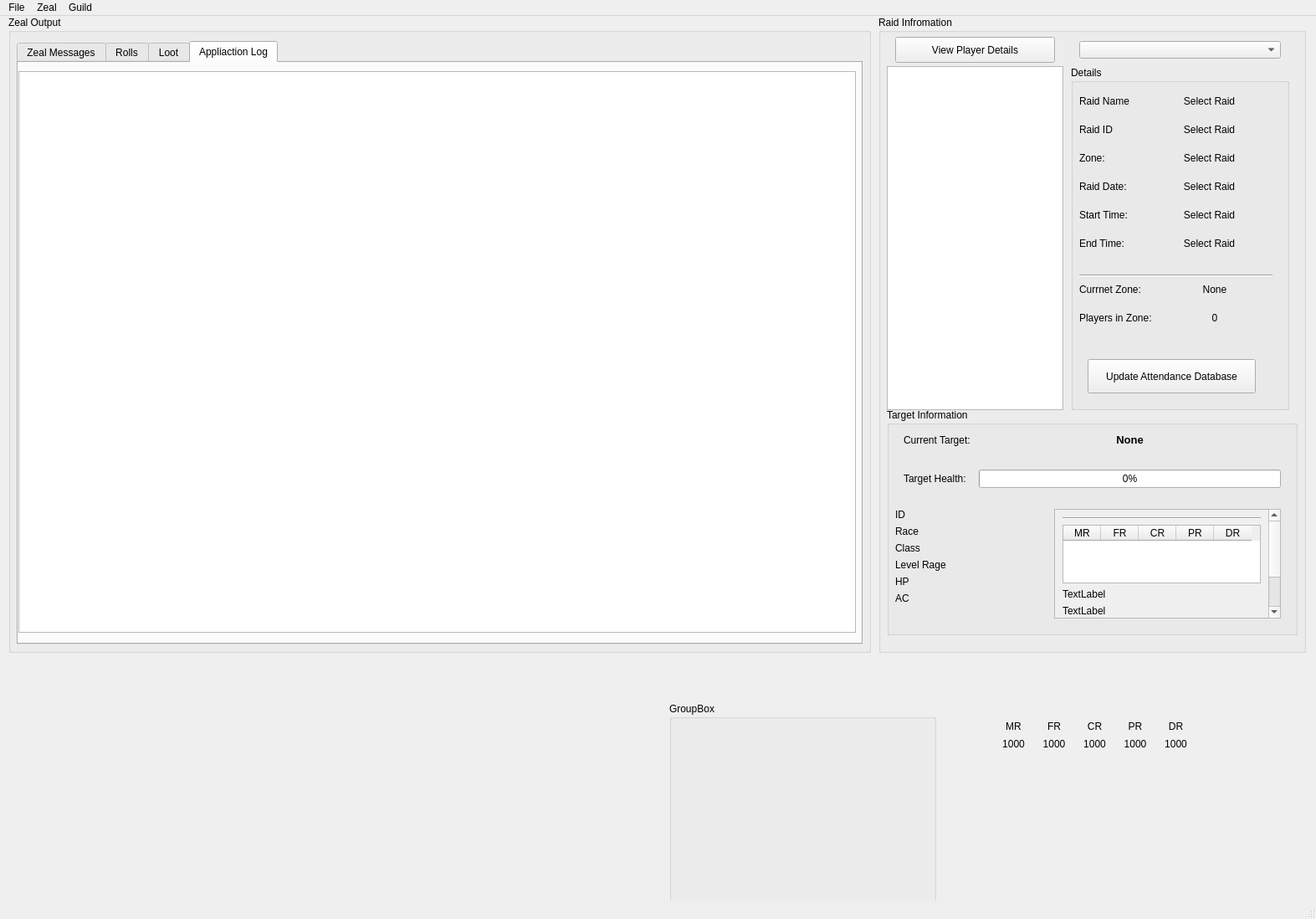
<?xml version="1.0" encoding="UTF-8"?>
<ui version="4.0">
 <class>MainWindow</class>
 <widget class="QMainWindow" name="MainWindow">
  <property name="geometry">
   <rect>
    <x>0</x>
    <y>0</y>
    <width>1573</width>
    <height>1098</height>
   </rect>
  </property>
  <property name="windowTitle">
   <string>MainWindow</string>
  </property>
  <widget class="QWidget" name="centralwidget">
   <widget class="QGroupBox" name="groupBox">
    <property name="geometry">
     <rect>
      <x>10</x>
      <y>0</y>
      <width>1031</width>
      <height>761</height>
     </rect>
    </property>
    <property name="title">
     <string>Zeal Output</string>
    </property>
    <widget class="QTabWidget" name="zeal_loot_output">
     <property name="geometry">
      <rect>
       <x>10</x>
       <y>30</y>
       <width>1011</width>
       <height>721</height>
      </rect>
     </property>
     <property name="tabShape">
      <enum>QTabWidget::TabShape::Rounded</enum>
     </property>
     <property name="currentIndex">
      <number>3</number>
     </property>
     <widget class="QWidget" name="zeal_messages_tab">
      <attribute name="title">
       <string>Zeal Messages</string>
      </attribute>
      <widget class="QTextBrowser" name="text_zeal_output">
       <property name="geometry">
        <rect>
         <x>0</x>
         <y>10</y>
         <width>1001</width>
         <height>641</height>
        </rect>
       </property>
      </widget>
      <widget class="QPushButton" name="button_text_zeal_output_clear">
       <property name="geometry">
        <rect>
         <x>0</x>
         <y>660</y>
         <width>131</width>
         <height>26</height>
        </rect>
       </property>
       <property name="text">
        <string>Clear Window</string>
       </property>
      </widget>
     </widget>
     <widget class="QWidget" name="zeal_messages_rolls_tab">
      <attribute name="title">
       <string>Rolls</string>
      </attribute>
      <widget class="QPushButton" name="button_zeal_rolls_output_clear">
       <property name="geometry">
        <rect>
         <x>0</x>
         <y>660</y>
         <width>131</width>
         <height>26</height>
        </rect>
       </property>
       <property name="text">
        <string>Clear Window</string>
       </property>
      </widget>
      <widget class="QTextBrowser" name="text_zeal_rolls">
       <property name="geometry">
        <rect>
         <x>0</x>
         <y>10</y>
         <width>1001</width>
         <height>641</height>
        </rect>
       </property>
      </widget>
     </widget>
     <widget class="QWidget" name="zeal_messages_loot_tab">
      <attribute name="title">
       <string>Loot</string>
      </attribute>
      <widget class="QTextBrowser" name="text_zeal_loot">
       <property name="geometry">
        <rect>
         <x>0</x>
         <y>10</y>
         <width>1001</width>
         <height>641</height>
        </rect>
       </property>
      </widget>
      <widget class="QPushButton" name="button_zeal_loot_output_clear">
       <property name="geometry">
        <rect>
         <x>0</x>
         <y>660</y>
         <width>131</width>
         <height>26</height>
        </rect>
       </property>
       <property name="text">
        <string>Clear Window</string>
       </property>
      </widget>
     </widget>
     <widget class="QWidget" name="tab">
      <attribute name="title">
       <string>Appliaction Log</string>
      </attribute>
      <widget class="QTextBrowser" name="application_log">
       <property name="geometry">
        <rect>
         <x>0</x>
         <y>10</y>
         <width>1001</width>
         <height>671</height>
        </rect>
       </property>
      </widget>
     </widget>
    </widget>
   </widget>
   <widget class="QGroupBox" name="groupBox_2">
    <property name="geometry">
     <rect>
      <x>1050</x>
      <y>0</y>
      <width>511</width>
      <height>761</height>
     </rect>
    </property>
    <property name="title">
     <string>Raid Infromation</string>
    </property>
    <widget class="QListWidget" name="text_raid_members">
     <property name="geometry">
      <rect>
       <x>10</x>
       <y>60</y>
       <width>211</width>
       <height>411</height>
      </rect>
     </property>
    </widget>
    <widget class="QLabel" name="label_3">
     <property name="geometry">
      <rect>
       <x>240</x>
       <y>70</y>
       <width>49</width>
       <height>16</height>
      </rect>
     </property>
     <property name="text">
      <string/>
     </property>
    </widget>
    <widget class="QGroupBox" name="groupBox_3">
     <property name="geometry">
      <rect>
       <x>230</x>
       <y>60</y>
       <width>261</width>
       <height>411</height>
      </rect>
     </property>
     <property name="title">
      <string>Details</string>
     </property>
     <widget class="QWidget" name="formLayoutWidget">
      <property name="geometry">
       <rect>
        <x>10</x>
        <y>30</y>
        <width>231</width>
        <height>211</height>
       </rect>
      </property>
      <layout class="QFormLayout" name="formLayout">
       <property name="horizontalSpacing">
        <number>20</number>
       </property>
       <property name="verticalSpacing">
        <number>20</number>
       </property>
       <property name="topMargin">
        <number>5</number>
       </property>
       <item row="0" column="0">
        <widget class="QLabel" name="label_4">
         <property name="text">
          <string>Raid Name</string>
         </property>
        </widget>
       </item>
       <item row="0" column="1">
        <widget class="QLabel" name="label_raid_name">
         <property name="frameShadow">
          <enum>QFrame::Shadow::Plain</enum>
         </property>
         <property name="text">
          <string>Select Raid</string>
         </property>
         <property name="alignment">
          <set>Qt::AlignmentFlag::AlignCenter</set>
         </property>
         <property name="indent">
          <number>-1</number>
         </property>
        </widget>
       </item>
       <item row="1" column="0">
        <widget class="QLabel" name="label_5">
         <property name="text">
          <string>Raid ID</string>
         </property>
        </widget>
       </item>
       <item row="1" column="1">
        <widget class="QLabel" name="label_raid_id">
         <property name="text">
          <string>Select Raid</string>
         </property>
         <property name="alignment">
          <set>Qt::AlignmentFlag::AlignCenter</set>
         </property>
        </widget>
       </item>
       <item row="2" column="0">
        <widget class="QLabel" name="label_6">
         <property name="text">
          <string>Zone:</string>
         </property>
        </widget>
       </item>
       <item row="2" column="1">
        <widget class="QLabel" name="label_raid_zone">
         <property name="text">
          <string>Select Raid</string>
         </property>
         <property name="alignment">
          <set>Qt::AlignmentFlag::AlignCenter</set>
         </property>
        </widget>
       </item>
       <item row="3" column="0">
        <widget class="QLabel" name="label_9">
         <property name="text">
          <string>Raid Date:</string>
         </property>
        </widget>
       </item>
       <item row="3" column="1">
        <widget class="QLabel" name="label_raid_date">
         <property name="text">
          <string>Select Raid</string>
         </property>
         <property name="alignment">
          <set>Qt::AlignmentFlag::AlignCenter</set>
         </property>
        </widget>
       </item>
       <item row="4" column="0">
        <widget class="QLabel" name="label_7">
         <property name="text">
          <string>Start Time:</string>
         </property>
        </widget>
       </item>
       <item row="4" column="1">
        <widget class="QLabel" name="label_raid_start">
         <property name="text">
          <string>Select Raid</string>
         </property>
         <property name="alignment">
          <set>Qt::AlignmentFlag::AlignCenter</set>
         </property>
        </widget>
       </item>
       <item row="5" column="0">
        <widget class="QLabel" name="label_8">
         <property name="text">
          <string>End Time:</string>
         </property>
        </widget>
       </item>
       <item row="5" column="1">
        <widget class="QLabel" name="label_raid_end">
         <property name="text">
          <string>Select Raid</string>
         </property>
         <property name="alignment">
          <set>Qt::AlignmentFlag::AlignCenter</set>
         </property>
        </widget>
       </item>
      </layout>
     </widget>
     <widget class="Line" name="line">
      <property name="geometry">
       <rect>
        <x>10</x>
        <y>240</y>
        <width>231</width>
        <height>20</height>
       </rect>
      </property>
      <property name="orientation">
       <enum>Qt::Orientation::Horizontal</enum>
      </property>
     </widget>
     <widget class="QWidget" name="formLayoutWidget_2">
      <property name="geometry">
       <rect>
        <x>10</x>
        <y>260</y>
        <width>231</width>
        <height>71</height>
       </rect>
      </property>
      <layout class="QFormLayout" name="formLayout_2">
       <property name="labelAlignment">
        <set>Qt::AlignmentFlag::AlignLeading|Qt::AlignmentFlag::AlignLeft|Qt::AlignmentFlag::AlignVCenter</set>
       </property>
       <property name="verticalSpacing">
        <number>20</number>
       </property>
       <item row="0" column="0">
        <widget class="QLabel" name="label_10">
         <property name="text">
          <string>Currnet Zone:</string>
         </property>
        </widget>
       </item>
       <item row="1" column="0">
        <widget class="QLabel" name="label_11">
         <property name="text">
          <string>Players in Zone:</string>
         </property>
        </widget>
       </item>
       <item row="0" column="1">
        <widget class="QLabel" name="label_my_current_zone">
         <property name="text">
          <string>None</string>
         </property>
         <property name="alignment">
          <set>Qt::AlignmentFlag::AlignCenter</set>
         </property>
        </widget>
       </item>
       <item row="1" column="1">
        <widget class="QLabel" name="label_players_in_zone">
         <property name="layoutDirection">
          <enum>Qt::LayoutDirection::LeftToRight</enum>
         </property>
         <property name="text">
          <string>0</string>
         </property>
         <property name="alignment">
          <set>Qt::AlignmentFlag::AlignCenter</set>
         </property>
        </widget>
       </item>
      </layout>
     </widget>
     <widget class="QPushButton" name="button_update_db_raid">
      <property name="geometry">
       <rect>
        <x>20</x>
        <y>350</y>
        <width>201</width>
        <height>41</height>
       </rect>
      </property>
      <property name="text">
       <string>Update Attendance Database</string>
      </property>
     </widget>
    </widget>
    <widget class="QComboBox" name="raids_scheduled_combo">
     <property name="geometry">
      <rect>
       <x>240</x>
       <y>30</y>
       <width>241</width>
       <height>21</height>
      </rect>
     </property>
     <property name="contextMenuPolicy">
      <enum>Qt::ContextMenuPolicy::DefaultContextMenu</enum>
     </property>
     <property name="autoFillBackground">
      <bool>false</bool>
     </property>
     <property name="currentText">
      <string/>
     </property>
     <property name="placeholderText">
      <string>Select Raid</string>
     </property>
    </widget>
    <widget class="QGroupBox" name="groupBox_4">
     <property name="geometry">
      <rect>
       <x>10</x>
       <y>469</y>
       <width>491</width>
       <height>271</height>
      </rect>
     </property>
     <property name="title">
      <string>Target Information</string>
     </property>
     <widget class="QWidget" name="formLayoutWidget_3">
      <property name="geometry">
       <rect>
        <x>10</x>
        <y>20</y>
        <width>461</width>
        <height>91</height>
       </rect>
      </property>
      <layout class="QFormLayout" name="formLayout_3">
       <property name="horizontalSpacing">
        <number>10</number>
       </property>
       <property name="verticalSpacing">
        <number>28</number>
       </property>
       <property name="leftMargin">
        <number>10</number>
       </property>
       <property name="topMargin">
        <number>10</number>
       </property>
       <item row="0" column="0">
        <widget class="QLabel" name="label">
         <property name="text">
          <string>Current Target:</string>
         </property>
        </widget>
       </item>
       <item row="1" column="0">
        <widget class="QLabel" name="label_target_health">
         <property name="text">
          <string>Target Health:</string>
         </property>
        </widget>
       </item>
       <item row="1" column="1">
        <widget class="QProgressBar" name="target_health_bar">
         <property name="value">
          <number>0</number>
         </property>
         <property name="alignment">
          <set>Qt::AlignmentFlag::AlignCenter</set>
         </property>
         <property name="orientation">
          <enum>Qt::Orientation::Horizontal</enum>
         </property>
        </widget>
       </item>
       <item row="0" column="1">
        <widget class="QLabel" name="label_currnet_target">
         <property name="font">
          <font>
           <pointsize>10</pointsize>
           <bold>true</bold>
          </font>
         </property>
         <property name="text">
          <string>None</string>
         </property>
         <property name="textFormat">
          <enum>Qt::TextFormat::RichText</enum>
         </property>
         <property name="alignment">
          <set>Qt::AlignmentFlag::AlignCenter</set>
         </property>
        </widget>
       </item>
      </layout>
     </widget>
     <widget class="QWidget" name="formLayoutWidget_4">
      <property name="geometry">
       <rect>
        <x>10</x>
        <y>120</y>
        <width>181</width>
        <height>141</height>
       </rect>
      </property>
      <layout class="QFormLayout" name="formLayout_4">
       <item row="0" column="0">
        <widget class="QLabel" name="label_2">
         <property name="text">
          <string>ID</string>
         </property>
        </widget>
       </item>
       <item row="1" column="0">
        <widget class="QLabel" name="label_12">
         <property name="text">
          <string>Race</string>
         </property>
        </widget>
       </item>
       <item row="2" column="0">
        <widget class="QLabel" name="label_13">
         <property name="text">
          <string>Class</string>
         </property>
        </widget>
       </item>
       <item row="3" column="0">
        <widget class="QLabel" name="label_14">
         <property name="text">
          <string>Level Rage</string>
         </property>
        </widget>
       </item>
       <item row="4" column="0">
        <widget class="QLabel" name="label_15">
         <property name="text">
          <string>HP</string>
         </property>
        </widget>
       </item>
       <item row="5" column="0">
        <widget class="QLabel" name="label_16">
         <property name="text">
          <string>AC</string>
         </property>
        </widget>
       </item>
      </layout>
     </widget>
     <widget class="QScrollArea" name="scrollArea">
      <property name="geometry">
       <rect>
        <x>200</x>
        <y>120</y>
        <width>271</width>
        <height>131</height>
       </rect>
      </property>
      <property name="widgetResizable">
       <bool>true</bool>
      </property>
      <widget class="QWidget" name="scrollAreaWidgetContents">
       <property name="geometry">
        <rect>
         <x>0</x>
         <y>0</y>
         <width>255</width>
         <height>195</height>
        </rect>
       </property>
       <layout class="QVBoxLayout" name="verticalLayout">
        <item>
         <widget class="Line" name="line_2">
          <property name="orientation">
           <enum>Qt::Orientation::Horizontal</enum>
          </property>
         </widget>
        </item>
        <item>
         <widget class="QTableWidget" name="tableWidget">
          <property name="rowCount">
           <number>0</number>
          </property>
          <attribute name="horizontalHeaderDefaultSectionSize">
           <number>45</number>
          </attribute>
          <column>
           <property name="text">
            <string>MR</string>
           </property>
          </column>
          <column>
           <property name="text">
            <string>FR</string>
           </property>
          </column>
          <column>
           <property name="text">
            <string>CR</string>
           </property>
          </column>
          <column>
           <property name="text">
            <string>PR</string>
           </property>
          </column>
          <column>
           <property name="text">
            <string>DR</string>
           </property>
          </column>
         </widget>
        </item>
        <item>
         <widget class="QLabel" name="label_27">
          <property name="text">
           <string>TextLabel</string>
          </property>
         </widget>
        </item>
        <item>
         <widget class="QLabel" name="label_28">
          <property name="text">
           <string>TextLabel</string>
          </property>
         </widget>
        </item>
        <item>
         <widget class="QLabel" name="label_29">
          <property name="text">
           <string>TextLabel</string>
          </property>
         </widget>
        </item>
        <item>
         <widget class="QLabel" name="label_30">
          <property name="text">
           <string>TextLabel</string>
          </property>
         </widget>
        </item>
        <item>
         <widget class="QLabel" name="label_31">
          <property name="text">
           <string>TextLabel</string>
          </property>
         </widget>
        </item>
       </layout>
      </widget>
     </widget>
    </widget>
    <widget class="QPushButton" name="button_open_search">
     <property name="geometry">
      <rect>
       <x>20</x>
       <y>25</y>
       <width>191</width>
       <height>31</height>
      </rect>
     </property>
     <property name="text">
      <string>View Player Details</string>
     </property>
    </widget>
   </widget>
   <widget class="QGroupBox" name="groupBox_5">
    <property name="geometry">
     <rect>
      <x>800</x>
      <y>820</y>
      <width>319</width>
      <height>329</height>
     </rect>
    </property>
    <property name="title">
     <string>GroupBox</string>
    </property>
   </widget>
   <widget class="QWidget" name="gridLayoutWidget">
    <property name="geometry">
     <rect>
      <x>1190</x>
      <y>840</y>
      <width>237</width>
      <height>38</height>
     </rect>
    </property>
    <layout class="QGridLayout" name="gridLayout">
     <property name="horizontalSpacing">
      <number>6</number>
     </property>
     <property name="verticalSpacing">
      <number>4</number>
     </property>
     <item row="1" column="3">
      <widget class="QLabel" name="label_24">
       <property name="text">
        <string>1000</string>
       </property>
       <property name="alignment">
        <set>Qt::AlignmentFlag::AlignCenter</set>
       </property>
      </widget>
     </item>
     <item row="0" column="0">
      <widget class="QLabel" name="label_17">
       <property name="text">
        <string>MR</string>
       </property>
       <property name="alignment">
        <set>Qt::AlignmentFlag::AlignCenter</set>
       </property>
      </widget>
     </item>
     <item row="0" column="4">
      <widget class="QLabel" name="label_25">
       <property name="text">
        <string>DR</string>
       </property>
       <property name="alignment">
        <set>Qt::AlignmentFlag::AlignCenter</set>
       </property>
      </widget>
     </item>
     <item row="0" column="1">
      <widget class="QLabel" name="label_18">
       <property name="text">
        <string>FR</string>
       </property>
       <property name="alignment">
        <set>Qt::AlignmentFlag::AlignCenter</set>
       </property>
      </widget>
     </item>
     <item row="1" column="1">
      <widget class="QLabel" name="label_22">
       <property name="text">
        <string>1000</string>
       </property>
       <property name="alignment">
        <set>Qt::AlignmentFlag::AlignCenter</set>
       </property>
      </widget>
     </item>
     <item row="0" column="2">
      <widget class="QLabel" name="label_19">
       <property name="text">
        <string>CR</string>
       </property>
       <property name="alignment">
        <set>Qt::AlignmentFlag::AlignCenter</set>
       </property>
      </widget>
     </item>
     <item row="1" column="2">
      <widget class="QLabel" name="label_23">
       <property name="text">
        <string>1000</string>
       </property>
       <property name="alignment">
        <set>Qt::AlignmentFlag::AlignCenter</set>
       </property>
      </widget>
     </item>
     <item row="1" column="4">
      <widget class="QLabel" name="label_26">
       <property name="text">
        <string>1000</string>
       </property>
       <property name="alignment">
        <set>Qt::AlignmentFlag::AlignCenter</set>
       </property>
      </widget>
     </item>
     <item row="0" column="3">
      <widget class="QLabel" name="label_20">
       <property name="text">
        <string>PR</string>
       </property>
       <property name="alignment">
        <set>Qt::AlignmentFlag::AlignCenter</set>
       </property>
      </widget>
     </item>
     <item row="1" column="0">
      <widget class="QLabel" name="label_21">
       <property name="text">
        <string>1000</string>
       </property>
       <property name="alignment">
        <set>Qt::AlignmentFlag::AlignCenter</set>
       </property>
      </widget>
     </item>
    </layout>
   </widget>
  </widget>
  <widget class="QMenuBar" name="menubar">
   <property name="geometry">
    <rect>
     <x>0</x>
     <y>0</y>
     <width>1573</width>
     <height>33</height>
    </rect>
   </property>
   <widget class="QMenu" name="menuaaa">
    <property name="title">
     <string>File</string>
    </property>
    <addaction name="actionClose"/>
    <addaction name="actionAbout"/>
   </widget>
   <widget class="QMenu" name="menuZeal">
    <property name="title">
     <string>Zeal</string>
    </property>
    <addaction name="actionConnect"/>
    <addaction name="actionDisconnect"/>
   </widget>
   <widget class="QMenu" name="menuGuild">
    <property name="title">
     <string>Guild</string>
    </property>
    <addaction name="menu_player_search"/>
    <addaction name="menu_member_services"/>
   </widget>
   <addaction name="menuaaa"/>
   <addaction name="menuZeal"/>
   <addaction name="menuGuild"/>
  </widget>
  <widget class="QStatusBar" name="statusbar"/>
  <action name="actionClose">
   <property name="text">
    <string>Close</string>
   </property>
  </action>
  <action name="actionConnect">
   <property name="text">
    <string>Connect</string>
   </property>
  </action>
  <action name="actionDisconnect">
   <property name="text">
    <string>Disconnect</string>
   </property>
  </action>
  <action name="menu_player_search">
   <property name="text">
    <string>Player Search</string>
   </property>
  </action>
  <action name="actionAbout">
   <property name="text">
    <string>About</string>
   </property>
  </action>
  <action name="menu_member_services">
   <property name="text">
    <string>Add/Update Member</string>
   </property>
  </action>
 </widget>
 <resources/>
 <connections/>
</ui>
